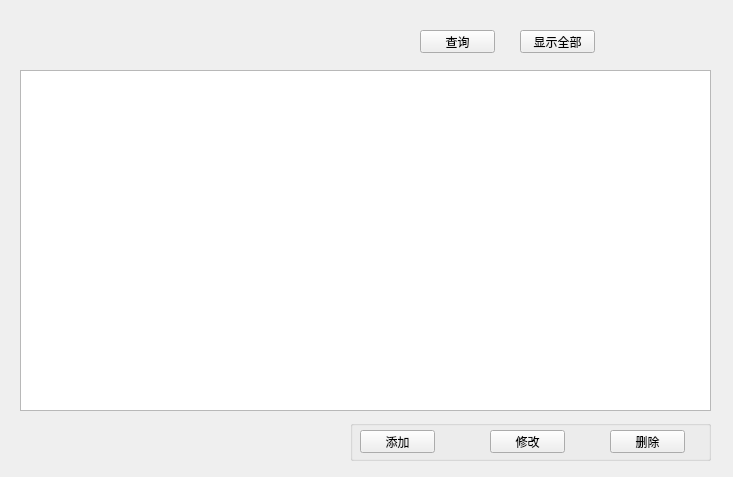
<?xml version="1.0" encoding="UTF-8"?>
<ui version="4.0">
 <class>TableWidget</class>
 <widget class="QWidget" name="TableWidget">
  <property name="geometry">
   <rect>
    <x>0</x>
    <y>0</y>
    <width>733</width>
    <height>477</height>
   </rect>
  </property>
  <property name="windowTitle">
   <string>Form</string>
  </property>
  <widget class="QTableView" name="tableView">
   <property name="geometry">
    <rect>
     <x>20</x>
     <y>70</y>
     <width>691</width>
     <height>341</height>
    </rect>
   </property>
   <property name="defaultDropAction">
    <enum>Qt::IgnoreAction</enum>
   </property>
   <property name="textElideMode">
    <enum>Qt::ElideNone</enum>
   </property>
  </widget>
  <widget class="QPushButton" name="pushButtonSearch">
   <property name="geometry">
    <rect>
     <x>420</x>
     <y>30</y>
     <width>75</width>
     <height>23</height>
    </rect>
   </property>
   <property name="text">
    <string>查询</string>
   </property>
  </widget>
  <widget class="QGroupBox" name="groupBox">
   <property name="geometry">
    <rect>
     <x>350</x>
     <y>420</y>
     <width>361</width>
     <height>41</height>
    </rect>
   </property>
   <property name="title">
    <string/>
   </property>
   <widget class="QPushButton" name="pushButtonAdd">
    <property name="geometry">
     <rect>
      <x>10</x>
      <y>10</y>
      <width>75</width>
      <height>23</height>
     </rect>
    </property>
    <property name="text">
     <string>添加</string>
    </property>
   </widget>
   <widget class="QPushButton" name="pushButtonMod">
    <property name="geometry">
     <rect>
      <x>140</x>
      <y>10</y>
      <width>75</width>
      <height>23</height>
     </rect>
    </property>
    <property name="text">
     <string>修改</string>
    </property>
   </widget>
   <widget class="QPushButton" name="pushButtonDel">
    <property name="geometry">
     <rect>
      <x>260</x>
      <y>10</y>
      <width>75</width>
      <height>23</height>
     </rect>
    </property>
    <property name="text">
     <string>删除</string>
    </property>
   </widget>
  </widget>
  <widget class="QLabel" name="label">
   <property name="geometry">
    <rect>
     <x>30</x>
     <y>440</y>
     <width>151</width>
     <height>16</height>
    </rect>
   </property>
   <property name="text">
    <string/>
   </property>
  </widget>
  <widget class="QPushButton" name="pushButtonShowAll">
   <property name="geometry">
    <rect>
     <x>520</x>
     <y>30</y>
     <width>75</width>
     <height>23</height>
    </rect>
   </property>
   <property name="text">
    <string>显示全部</string>
   </property>
  </widget>
 </widget>
 <tabstops>
  <tabstop>pushButtonSearch</tabstop>
  <tabstop>pushButtonAdd</tabstop>
  <tabstop>pushButtonMod</tabstop>
  <tabstop>pushButtonDel</tabstop>
  <tabstop>tableView</tabstop>
 </tabstops>
 <resources/>
 <connections/>
</ui>
